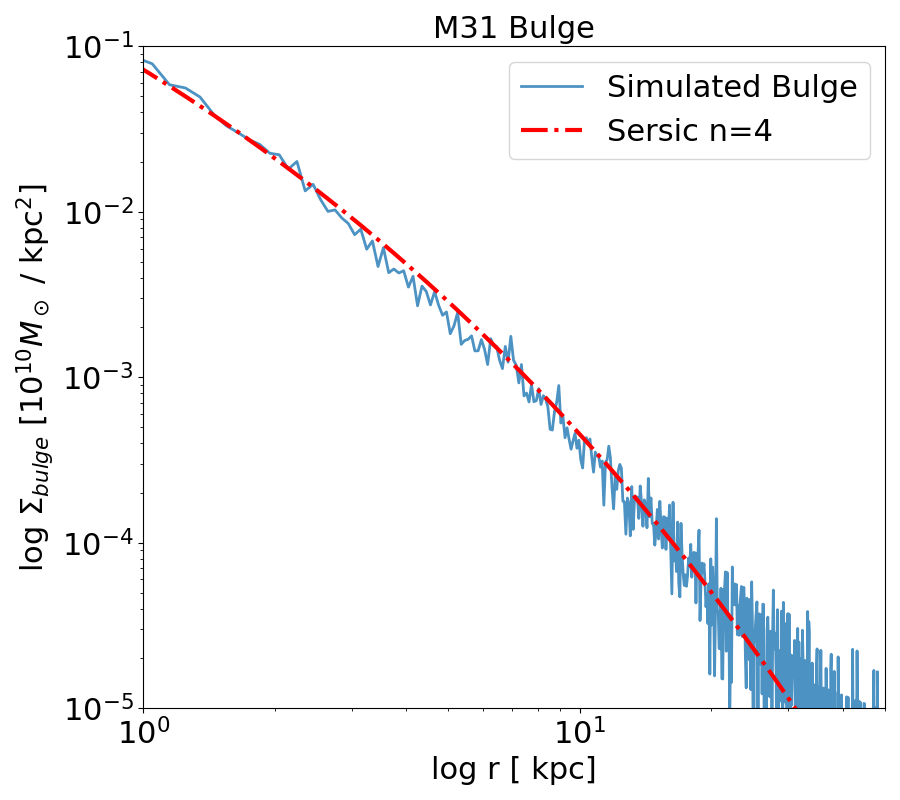

This figure's Python source:
#!/usr/bin/env python
# coding: utf-8

# In[ ]:


# In Class Lab 6
# Surface Brightness Profiles


# In[1]:


# Load Modules
import numpy as np
import astropy.units as u

# import plotting modules
import matplotlib.pyplot as plt
import matplotlib
get_ipython().run_line_magic('matplotlib', 'inline')

# my modules
from ReadFile import Read
from CenterOfMass import CenterOfMass
from MassProfile import MassProfile
from GalaxyMass import ComponentMass


# # Lab 6: Sersic Profiles
# 
# In this lab we will use Homework 5 solutions to compute the mass profile of M31's bulge. 
# 
# We will turn the mass profile into a density profile and see if we can fit it reasonably well with a sersic profile. 

# # Part A
# 
# Determine the Surface Mass Density Profile for the Simulated M31 bulge
# 
# a) find the positions and masses of all the bulge particles

# In[2]:


# Create a center of mass object for M31
# I.e. an instance of the CenterOfMass class 
# Bulge Particles ptype = 3
M31_COM = CenterOfMass("M31_000.txt", 3)


# In[3]:


# Center of Mass of M31 
M31_COM_p = M31_COM.COM_P(0.1)


# In[4]:


# Use the center of mass object to 
# store the x, y, z, positions and mass of the bulge particles
# be sure to correct for the COM position of M31
x = M31_COM.x - M31_COM_p[0].value
y = M31_COM.y - M31_COM_p[1].value
z = M31_COM.z - M31_COM_p[2].value
m = M31_COM.m # units of 1e10


# b) Change the bulge particle positions into cylindrical coordinates

# In[5]:


# Determine the positions of the bulge particles in 
# cylindrical coordinates. 
cyl_r = np.sqrt(x**2 + y**2) # radial
cyl_theta = np.arctan2(y,x) # theta


# c) determine the projected surface mass density profile

# In[6]:


def SurfaceDensity(r,m):
    """ Function that computes the surface mass density profile
    given an array of particle masses and radii 
     
    PARMETERS
    ---------
        r : array of `floats` - cyclindrical radius [kpc]
        m : array of `floats` - particle masses [1e10 Msun] 
    
    RETURNS
    -------
        r_annuli : array of `floats` -  radial bins for the 
            annuli that correspond to the surface mass density profile
            
        sigma: array of `floats` - surface mass density profile 
         [1e10 Msun/kpc^2] 
        
    
    """
    
    # Create an array of radii that captures the extent of the bulge
    # 95% of max range of bulge
    radii = np.arange(0.1, 0.95 * r.max(), 0.1)

    # create a mask to select particles within each radius
    # np.newaxis creates a virtual axis to make cyl_r_mag 2 dimensional
    # so that all radii can be compared simultaneously
    # a way of avoiding a loop - returns a boolean 
    enc_mask = r[:, np.newaxis] < radii

    # calculate mass of bulge particles within each annulus.  
    # relevant particles will be selected by enc_mask (i.e., *1)
    # outer particles will be ignored (i.e., *0)
    # axis =0 flattens to 1D
    m_enc = np.sum(m[:, np.newaxis] * enc_mask, axis=0)

    # use the difference between m_enc at adjacent radii 
    # to get mass in each annulus
    m_annuli = np.diff(m_enc) # one element less then m_enc
    
    
    # Surface mass density of stars in the annulus
    # mass in annulus / surface area of the annulus. 
    # This is in units of 1e10
    sigma = m_annuli / (np.pi * (radii[1:]**2 - radii[:-1]**2))
    # array starts at 0, but here starting at 1 and
    # subtracting radius that ends one index earlier.
    
    # Define the range of annuli
    # here we choose the geometric mean between adjacent radii
    r_annuli = np.sqrt(radii[1:] * radii[:-1]) 

    return r_annuli, sigma


# In[7]:


# Define the surface mass density profile for the simulated bulge
# and the corresponding annuli
r_annuli, sigmaM31bulge = SurfaceDensity(cyl_r, m)


# # Part B 
# 
# 

# a) Create a function called `sersicE` that returns the Sersic Profile in terms of the effective radius $R_e$ (i.e. the half light radius).
# 
# $I(r) = I_e exp^{-7.67 ( (r/R_e)^{1/n} - 1)}$
# 
# Where 
# 
# $ L = 7.2 I_e \pi R_e^2$
# 
# and  $R_e$ is the half light radius.  We will assume a mass to light ratio for the stellar bulge of 1, so this is also the half mass radius.
# 
# The function should take as input the radius, $R_e$, $n$ and the total stellar mass of the system.
# 

# In[8]:


def sersicE(r, re, n, mtot):
    """ Function that computes the Sersic Profile for an Elliptical 
    System, assuming M/L ~ 1. As such, this function is also the 
    mass surface density profile. 
    
    PARMETERS
    ---------
        r: `float`
            Distance from the center of the galaxy (kpc)
        re: `float`
            The Effective radius (2D radius that contains 
            half the light) (kpc)
        n:  `float`
            sersic index
        mtot: `float`
            the total stellar mass (Msun)

    RETURNS
    -------
        I: `array of floats`
            the surface brightness or mass density (M/L = 1)
            profile for an elliptical in Lsun/kpc^2

    """
    # M/L = 1 
    lum = mtot
    
    # the effective surface brightness
    Ie = lum/7.2/np.pi/re**2
    
    # break down the sersic profile
    a = (r/re)**(1/n)
    b = -7.67*(a-1)
    
    # the surface brightness or mass density profile
    I= Ie*np.exp(b) 
    
    return I
    
    


# b) Compute the M31 Bulge Mass Profile using Homework 5 MassProfile
# 

# In[9]:


# Create a mass profile object for M31
# using solution to Homework 5
M31mass = MassProfile("M31",0) 


# In[10]:


# Determine the Bulge mass profile
# use the annuli defined for the surface mass density profile
bulge_mass = M31mass.massEnclosed(3,r_annuli).value


# c) Determine the effective radius of the bulge. Compute the total mass using Component Mass, from the GalaxyMass code, and find the radius that contains half this mass. 

# In[11]:


# Determine the total mass of the bulge
bulge_total = ComponentMass("M31_000.txt", 3)*1e12
print(f"{bulge_total:.2e}")


# In[13]:


# Find the effective radius of the bulge, 
# Re encloses half of the total bulge mass

# Half the total bulge mass
b_half = bulge_total/2.0
print(f"{b_half:.2e}")


# In[14]:


# Find the indices where the bulge mass is larger than b_half
index = np.where(bulge_mass > b_half)

# take first index where Bulge Mass > b_half
# check : should match b_half
print(f"{bulge_mass[index][0]:.2e}")


# In[16]:


# Define the Effective radius of the bulge
re_bulge = r_annuli[index][0]*3/4
print(re_bulge)


# d) Define the Sersic Profile for the M31 Bulge

# In[17]:


# Sersic Index = 4
SersicM31Bulge = sersicE(r_annuli, re_bulge, 4, bulge_total)


# # Part D
# 
# a) Plot the simulated surface mass density profile of M31's bulge as a proxy for its surface brightness profile (M/L = 1) 
# 
# b) Plot the M31 Bulge Sersic Profile
# 

# In[19]:


fig, ax = plt.subplots(figsize=(9, 8))

#adjust tick label font size
label_size = 22
matplotlib.rcParams['xtick.labelsize'] = label_size 
matplotlib.rcParams['ytick.labelsize'] = label_size


# Surface Density Profile
# YOU ADD HERE
ax.loglog(r_annuli, sigmaM31bulge, lw=2, label='Sim bulge')

# Sersic fit to the surface brightness Sersic fit
# YOU ADD HERE
ax.loglog(r_annuli, SersicM31Bulge/1e10, linestyle='-.', lw=3,
         label = 'Sersic n=4')


plt.xlabel('log r [ kpc]', fontsize=22)

# note the y axis units
plt.ylabel(r'log $\Sigma_{bulge}$ [$10^{10} M_\odot$ / kpc$^2$]', 
          fontsize=22)

plt.title('M31 Bulge', fontsize=22)

#set axis limits
plt.xlim(1,50)
plt.ylim(1e-5,0.1)

ax.legend(loc='best', fontsize=22)
fig.tight_layout()

#plt.savefig('Lab6.png')


# In[ ]:




